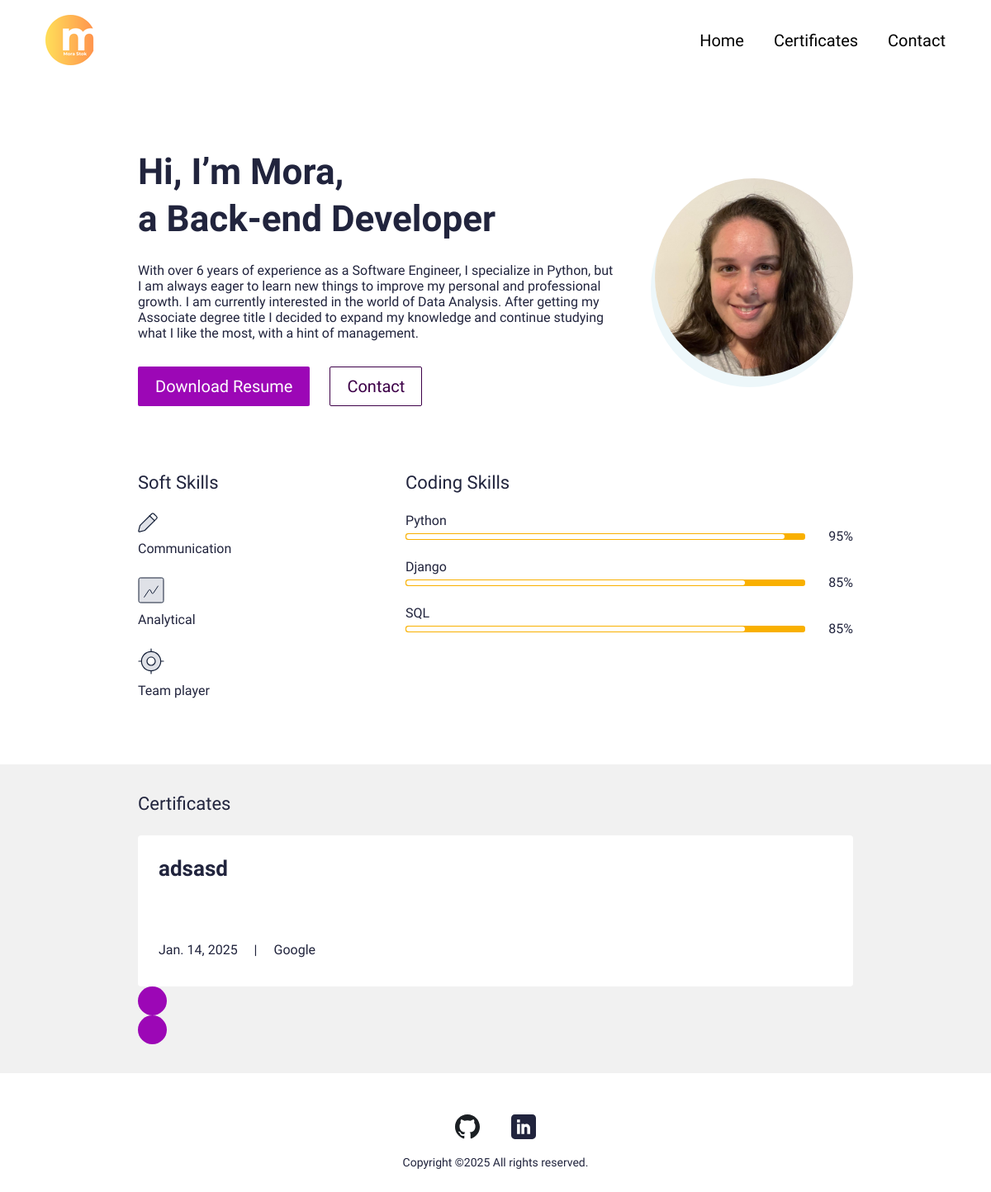
Before: / with the older database file.
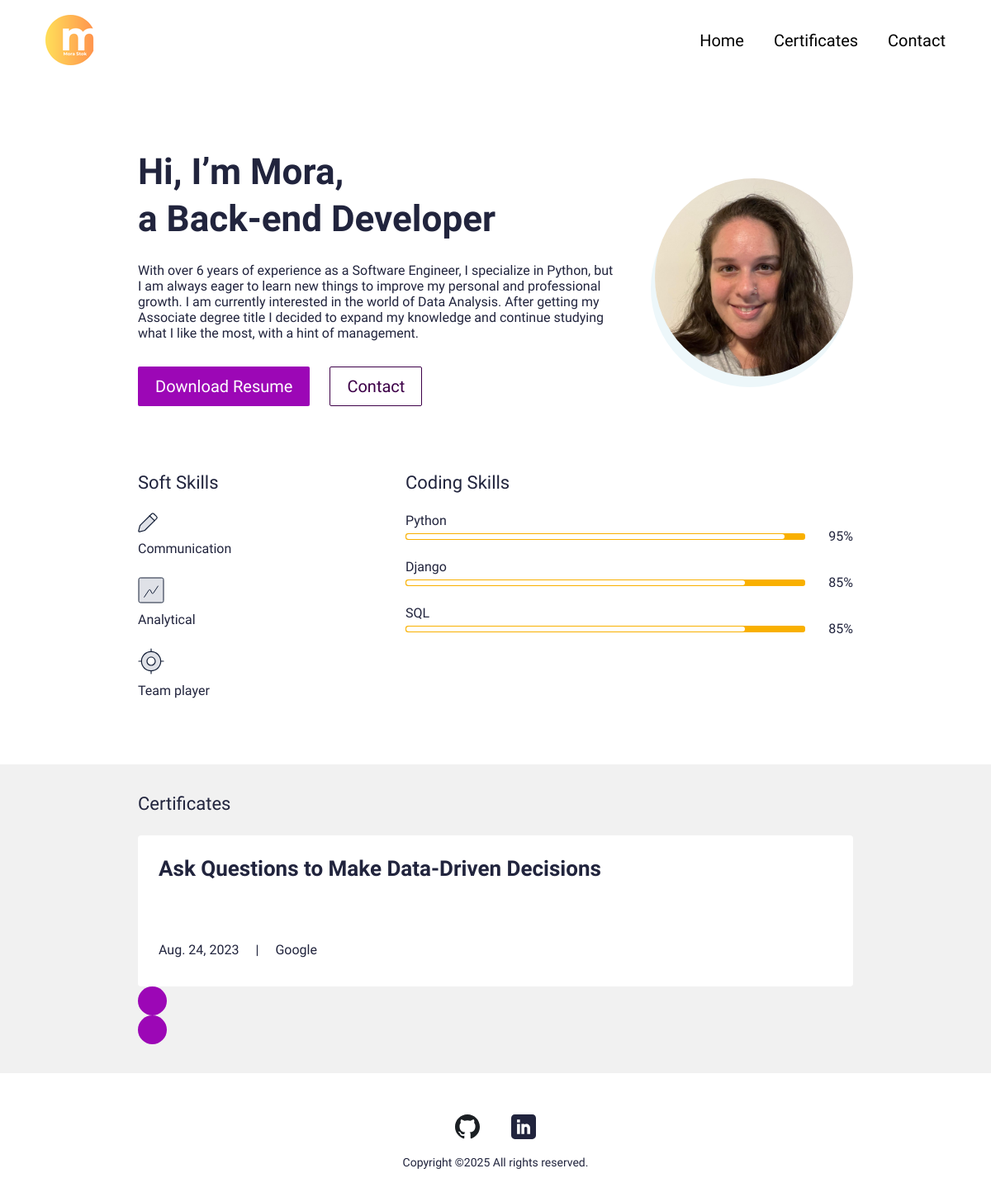
After: the same page with the newer database file.
### main/models.py (models this page shows, shortened)
class UserProfile(models.Model):
    class Meta:
        verbose_name_plural = 'User Profiles'
        verbose_name = 'User Profile'
    user = models.OneToOneField(User, on_delete=models.CASCADE)
    avatar = models.ImageField(blank=True, null=True, upload_to="avatar")
    title = models.CharField(max_length=200, blank=True, null=True)
    bio = models.TextField(blank=True, null=True)
    skills = models.ManyToManyField(Skill, blank=True)
    cv = models.FileField(blank=True, null=True, upload_to="cv")

class Skill(models.Model):
    class Meta:
        verbose_name_plural = 'Skills'
        verbose_name = 'Skill'
    name = models.CharField(max_length=20, blank=True, null=True)
    score = models.IntegerField(default=80, blank=True, null=True)
    image = models.FileField(blank=True, null=True, upload_to="skills")
    is_key_skill = models.BooleanField(default=False)

class Certificate(models.Model):
    class Meta:
        verbose_name_plural = 'Certificates'
        verbose_name = 'Certificate'
        ordering = ["date"]
    date = models.DateTimeField(blank=True, null=True)
    name = models.CharField(max_length=50, blank=True, null=True)
    title = models.CharField(max_length=200, blank=True, null=True)
    tags = models.ManyToManyField(Tags, blank=True)
    image = models.ImageField(blank=True, null=True, upload_to="certificate")
    slug = models.SlugField(null=True, blank=True)
    is_active = models.BooleanField(default=True)

### main/views.py (the view)
# urls.py: path('', views.IndexView.as_view(), name="home"),
class IndexView(generic.TemplateView):
	template_name = "main/index.html"
	def get_context_data(self, **kwargs):
		context = super().get_context_data(**kwargs)
		certificates = Certificate.objects.filter(is_active=True)
		context["certificates"] = certificates
		return context

### resume_demo/context_processors.py (called while the page is built)
def project_context(request):
	context = {
		'me': User.objects.first(),
	}
	return context

### main/templates/main/index.html (shortened to what this page needs)
{% extends 'main/base.html' %}
{% load static %}
{% block content %}
<section>
  <div class="bannerSection">
    <div class="container">
      <div class="row g-4 g-md-3  align-items-center">
        <div class="col-md-auto order-md-last">
          <div class="bannerUserImg">
            <img src="{{me.userprofile.avatar.url}}" alt="{{me.first_name|title}} {{me.last_name|title}} avatar">
          </div>
        </div>
        <div class="col-md">
          <div class="bannerContent">
            <h1 class="xlTitle pb-3">Hi, I’m {{me.first_name|title}}, <br> a {{me.userprofile.title}} </br></h1>
            <p>{{me.userprofile.bio}}</p>
            <div class="bannerBtnCol">
              <div class="row">
                <div class="col-auto">
                  <a download href="{{me.userprofile.cv.url}}" class="btn btnPrimary">Download Resume</a>
                </div>
                <div class="col-auto">
                  <a href="{% url 'main:contact' %}" class="btn btnOutline">Contact</a>
                </div>
              </div>
            </div>
          </div>
        </div>
      </div>
    </div>
  </div>
</section>
<section>
  <div class="sectionSpace pt-0">
    <div class="container">
      <div class="row">
        <div class="col-md-auto">
          <div class="keySkillCol">
            <h4 class="smTitle pb-3">Soft Skills</h4>
            {% for sk in me.userprofile.skills.all %}
            {% if sk.is_key_skill %}
            <div class="keySkillCard">
              {% if sk.image %}
              <div class="ksIconCol">
                <img src="{{sk.image.url}}" alt="...">
              </div>
              {% endif %}
              <span class="ksText">{{sk.name}}</span>
            </div>
            {% endif %}
            {% endfor %}
          </div>
        </div>
        <div class="col-md">
          <h4 class="smTitle pb-3">Coding Skills</h4>
          <div class="progressCol">
            <div class="progressCard">
              {% for sk in me.userprofile.skills.all %}
              {% if not sk.is_key_skill %}
              <div class="progressCol">
                <span class="progressLbl">{{sk.name}}</span>
                <div class="row g-2 align-items-center">
                  <div class="col">
                    <div class="progress progressStyle">
                      <div class="progress-bar" role="progressbar" style="width: {{sk.score}}%" aria-valuenow="{{sk.score}}" aria-valuemin="0" aria-valuemax="100"></div>
                    </div>
                  </div>
                  <div class="col-auto">
                    <span class="pLbl">{{sk.score}}%</span>
                  </div>
                </div>
              </div>
              {% endif %}
              {% endfor %}
            </div>
          </div>
        </div>
      </div>
    </div>
  </div>
</section>
<section>
  <div class="sectionSpaceSm lightBg">
    <div class="container">
      <div class="row pb-3">
        <div class="col">
          <h4 class="smText regular">Certificates</h4>
        </div>
      </div>
      <div class="sliderOuter">
        <div class="swiper certificatesSlider">
          <div class="swiper-wrapper">
            {% for c in certificates %}
            {% if c.is_active %}
            <div class="swiper-slide">
              <div class="cardStyle1">
                <h4 class="mdTitle cs1Title">
                  <a href="javascript:void(0)" onClick="window.open('{% url 'main:certificate' c.slug %}', '_blank');">{{c.title}}</a>
                </h4>
                <ul class="cardOptionCol">
                  <li>{{c.date.date}}</li>
                  <li>{{c.name|title}}</li>
                </ul>
              </div>
            </div>
            {% endif %}
            {% endfor %}
          </div>
        </div>
        <div class="cert-swiper-button-next swiper-button-next swiperBtnStyle"></div>
        <div class="cert-swiper-button-prev swiper-button-prev swiperBtnStyle"></div>
      </div>
    </div>
  </div>
</section>
{% endblock %}

### main/templates/main/base.html (shortened to what this page needs)
{% load static %}
<!doctype html>
<html lang="en">
  <head>
    <link href="{% static 'css/bootstrap.min.css' %}" rel="stylesheet">
    <link rel="stylesheet" href="https://unpkg.com/swiper@7.0.5/swiper-bundle.min.css">
    <link href="{% static 'css/style.css' %}" rel="stylesheet">
  </head>
  <body>
    {% include 'main/partials/nav.html' %}
    {% block content %}
    {% endblock %}
    {% include 'main/partials/footer.html' %}
  </body>
</html>

### main/templates/main/partials/nav.html (shortened to what this page needs)
{% load static %}
<header>
    <div class="headerCol">
    <div class="container-fluid">
        <div class="row align-items-center">
        <div class="col-auto">
            <div class="logoCol"><a href="{% url 'main:home' %}"><img src="{% static 'images/logo.png' %}" alt="..."></a></div>
        </div>
        <div class="col">
            <div class="navCollapseCol">
            <div class="navCol">
                <ul>
                <li><a href="{%url 'main:home'%}">Home</a></li>
                <li><a href="{%url 'main:certificates'%}">Certificates</a></li>
                <li><a href="{%url 'main:contact'%}">Contact</a></li>
                </ul>
            </div>
            </div>
        </div>
        </div>
    </div>
    </div>
</header>

### main/templates/main/partials/footer.html
{% load static %}
<footer>
    <div class="footerCol">
    <div class="container">
        <ul class="socialCol">
        <li><a href="https://github.com/MoraStok/resume_app"><img src="{% static 'images/github.svg' %}" alt="..."></a></li>
        <li><a href="https://www.linkedin.com/in/morastok/"><img src="{% static 'images/linkedin.svg' %}" alt="..."></a></li>
        </ul>
        <div class="copyrightCol">
        <p>Copyright ©{% now 'Y' %} All rights reserved.</p>
        </div>
    </div>
    </div>
</footer>

Changed rows visible on the page:
removed Certificate: title "adsasd", date "Jan. 14, 2025", name "Google"
added Certificate: title "Ask Questions to Make Data-Driven Decisions", date "Aug. 24, 2023", name "Google"
